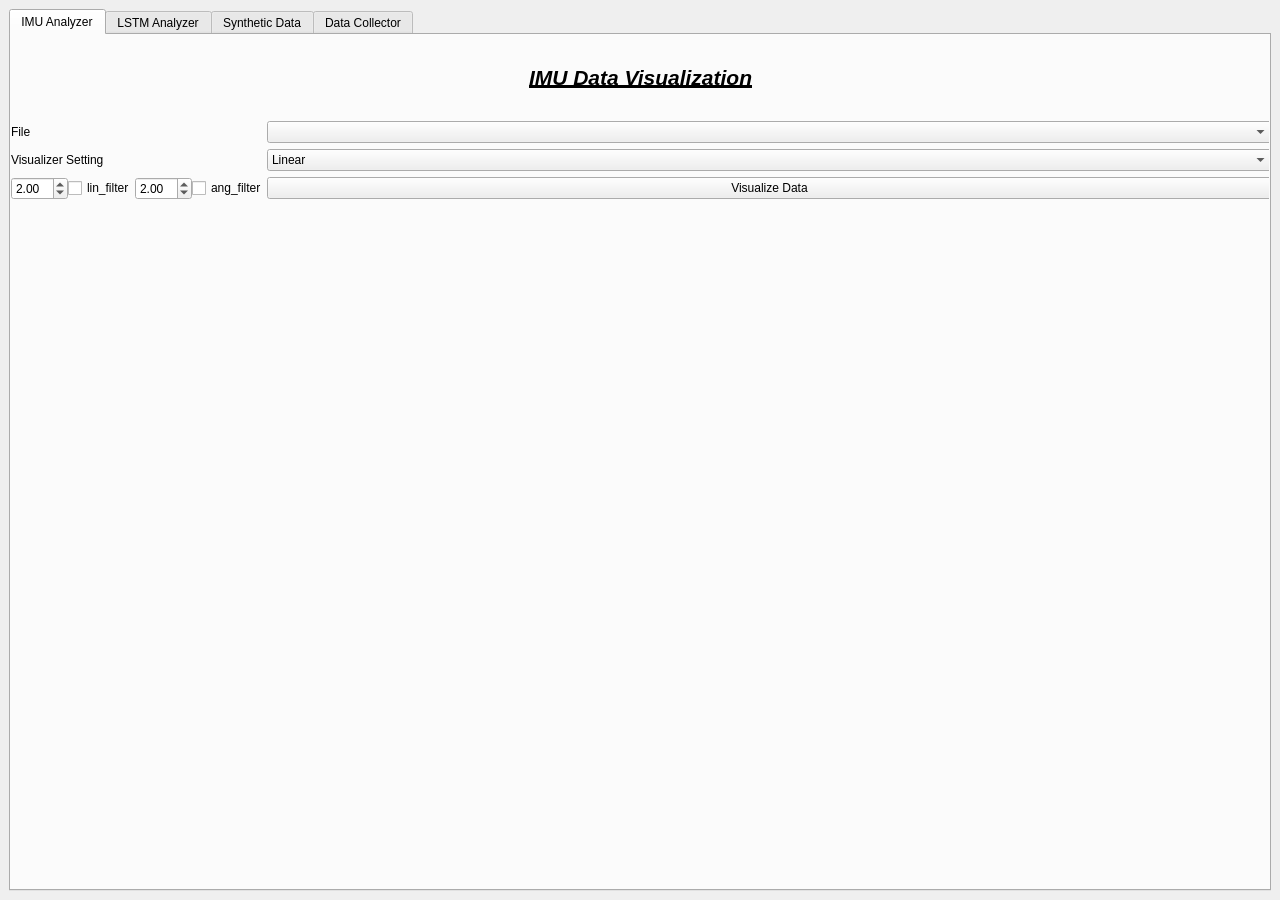
<?xml version="1.0" encoding="UTF-8"?>
<ui version="4.0">
 <class>MainWindow</class>
 <widget class="QMainWindow" name="MainWindow">
  <property name="geometry">
   <rect>
    <x>0</x>
    <y>0</y>
    <width>1280</width>
    <height>900</height>
   </rect>
  </property>
  <property name="windowTitle">
   <string>IMU Analyzer</string>
  </property>
  <widget class="QWidget" name="centralwidget">
   <layout class="QVBoxLayout" name="verticalLayout">
    <item>
     <widget class="QTabWidget" name="tabs">
      <property name="currentIndex">
       <number>0</number>
      </property>
      <widget class="QWidget" name="tab">
       <attribute name="title">
        <string>IMU Analyzer</string>
       </attribute>
       <widget class="QWidget" name="verticalLayoutWidget">
        <property name="geometry">
         <rect>
          <x>0</x>
          <y>0</y>
          <width>1261</width>
          <height>171</height>
         </rect>
        </property>
        <layout class="QVBoxLayout" name="verticalLayout_2">
         <property name="spacing">
          <number>0</number>
         </property>
         <item alignment="Qt::AlignHCenter">
          <widget class="QLabel" name="label_4">
           <property name="font">
            <font>
             <pointsize>20</pointsize>
             <weight>75</weight>
             <italic>true</italic>
             <bold>true</bold>
             <underline>true</underline>
            </font>
           </property>
           <property name="text">
            <string>&lt;html&gt;&lt;head/&gt;&lt;body&gt;&lt;p&gt;&lt;span style=&quot; font-size:16pt;&quot;&gt;IMU Data Visualization&lt;/span&gt;&lt;/p&gt;&lt;/body&gt;&lt;/html&gt;</string>
           </property>
          </widget>
         </item>
         <item>
          <layout class="QFormLayout" name="formLayout">
           <property name="fieldGrowthPolicy">
            <enum>QFormLayout::AllNonFixedFieldsGrow</enum>
           </property>
           <property name="verticalSpacing">
            <number>6</number>
           </property>
           <item row="0" column="0">
            <widget class="QLabel" name="label">
             <property name="text">
              <string>File</string>
             </property>
            </widget>
           </item>
           <item row="0" column="1">
            <widget class="QComboBox" name="fileBox"/>
           </item>
           <item row="1" column="0">
            <widget class="QLabel" name="label_5">
             <property name="text">
              <string>Visualizer Setting</string>
             </property>
            </widget>
           </item>
           <item row="1" column="1">
            <widget class="QComboBox" name="vizSet_box">
             <item>
              <property name="text">
               <string>Linear</string>
              </property>
             </item>
             <item>
              <property name="text">
               <string>Angular</string>
              </property>
             </item>
             <item>
              <property name="text">
               <string>Time</string>
              </property>
             </item>
             <item>
              <property name="text">
               <string>All</string>
              </property>
             </item>
             <item>
              <property name="text">
               <string>FFT</string>
              </property>
             </item>
            </widget>
           </item>
           <item row="2" column="0">
            <layout class="QHBoxLayout" name="horizontalLayout_3">
             <item>
              <widget class="QDoubleSpinBox" name="cutoff_box">
               <property name="minimum">
                <double>0.010000000000000</double>
               </property>
               <property name="maximum">
                <double>24.989999999999998</double>
               </property>
               <property name="singleStep">
                <double>0.010000000000000</double>
               </property>
               <property name="value">
                <double>2.000000000000000</double>
               </property>
              </widget>
             </item>
             <item>
              <widget class="QCheckBox" name="linfilBox">
               <property name="text">
                <string>lin_filter</string>
               </property>
              </widget>
             </item>
             <item>
              <widget class="QDoubleSpinBox" name="cutoff_angBox">
               <property name="minimum">
                <double>0.010000000000000</double>
               </property>
               <property name="maximum">
                <double>24.989999999999998</double>
               </property>
               <property name="singleStep">
                <double>0.010000000000000</double>
               </property>
               <property name="value">
                <double>2.000000000000000</double>
               </property>
              </widget>
             </item>
             <item>
              <widget class="QCheckBox" name="angfilBox">
               <property name="text">
                <string>ang_filter</string>
               </property>
              </widget>
             </item>
            </layout>
           </item>
           <item row="2" column="1">
            <widget class="QPushButton" name="btn_viz">
             <property name="enabled">
              <bool>true</bool>
             </property>
             <property name="text">
              <string>Visualize Data</string>
             </property>
            </widget>
           </item>
          </layout>
         </item>
        </layout>
       </widget>
       <widget class="QWidget" name="mplwindow" native="true">
        <property name="geometry">
         <rect>
          <x>0</x>
          <y>170</y>
          <width>1261</width>
          <height>671</height>
         </rect>
        </property>
        <property name="sizePolicy">
         <sizepolicy hsizetype="Preferred" vsizetype="Preferred">
          <horstretch>0</horstretch>
          <verstretch>0</verstretch>
         </sizepolicy>
        </property>
        <layout class="QVBoxLayout" name="mplvl"/>
       </widget>
      </widget>
      <widget class="QWidget" name="tab_2">
       <attribute name="title">
        <string>LSTM Analyzer</string>
       </attribute>
       <widget class="QWidget" name="widget" native="true">
        <property name="geometry">
         <rect>
          <x>10</x>
          <y>0</y>
          <width>1241</width>
          <height>841</height>
         </rect>
        </property>
        <layout class="QVBoxLayout" name="verticalLayout_4">
         <item>
          <layout class="QVBoxLayout" name="verticalLayout_3">
           <item alignment="Qt::AlignHCenter">
            <widget class="QLabel" name="label_8">
             <property name="font">
              <font>
               <pointsize>20</pointsize>
               <weight>75</weight>
               <italic>true</italic>
               <bold>true</bold>
              </font>
             </property>
             <property name="text">
              <string>&lt;html&gt;&lt;head/&gt;&lt;body&gt;&lt;p&gt;&lt;span style=&quot; text-decoration: underline;&quot;&gt;LSTM Training and Visualization&lt;/span&gt;&lt;/p&gt;&lt;/body&gt;&lt;/html&gt;</string>
             </property>
            </widget>
           </item>
           <item>
            <widget class="QListWidget" name="terminal"/>
           </item>
           <item>
            <widget class="QProgressBar" name="epoch_progress">
             <property name="styleSheet">
              <string notr="true">QProgressBar {
border: 2px solid grey;
border-radius: 5px;
background-color: #FFFFFF;
}

QProgressBar::chunk {
background-color: #575757;
}</string>
             </property>
             <property name="minimum">
              <number>0</number>
             </property>
             <property name="value">
              <number>0</number>
             </property>
            </widget>
           </item>
           <item>
            <layout class="QFormLayout" name="formLayout_3">
             <item row="0" column="0">
              <widget class="QLabel" name="label_2">
               <property name="text">
                <string>Datafile</string>
               </property>
              </widget>
             </item>
             <item row="0" column="1">
              <widget class="QComboBox" name="train_box"/>
             </item>
             <item row="1" column="0">
              <widget class="QLabel" name="label_11">
               <property name="text">
                <string>Modelfile</string>
               </property>
              </widget>
             </item>
             <item row="1" column="1">
              <widget class="QComboBox" name="modelBox"/>
             </item>
            </layout>
           </item>
           <item>
            <layout class="QHBoxLayout" name="horizontalLayout_4">
             <property name="topMargin">
              <number>0</number>
             </property>
             <property name="bottomMargin">
              <number>0</number>
             </property>
             <item>
              <widget class="QLabel" name="label_15">
               <property name="text">
                <string>Epochs</string>
               </property>
              </widget>
             </item>
             <item>
              <widget class="QSpinBox" name="epoch_box">
               <property name="maximum">
                <number>999</number>
               </property>
               <property name="value">
                <number>2</number>
               </property>
              </widget>
             </item>
             <item>
              <widget class="QLabel" name="label_16">
               <property name="text">
                <string>Batch Size</string>
               </property>
              </widget>
             </item>
             <item>
              <widget class="QSpinBox" name="batch_box">
               <property name="maximum">
                <number>9999</number>
               </property>
               <property name="value">
                <number>64</number>
               </property>
              </widget>
             </item>
            </layout>
           </item>
           <item>
            <layout class="QHBoxLayout" name="horizontalLayout">
             <item>
              <widget class="QPushButton" name="btn_train">
               <property name="text">
                <string>Training</string>
               </property>
              </widget>
             </item>
             <item>
              <widget class="QPushButton" name="btn_model">
               <property name="text">
                <string>Load Model</string>
               </property>
              </widget>
             </item>
            </layout>
           </item>
          </layout>
         </item>
        </layout>
       </widget>
      </widget>
      <widget class="QWidget" name="tab_4">
       <attribute name="title">
        <string>Synthetic Data</string>
       </attribute>
       <widget class="QWidget" name="verticalLayoutWidget_2">
        <property name="geometry">
         <rect>
          <x>0</x>
          <y>0</y>
          <width>1261</width>
          <height>171</height>
         </rect>
        </property>
        <layout class="QVBoxLayout" name="verticalLayout_6">
         <property name="spacing">
          <number>0</number>
         </property>
         <item alignment="Qt::AlignHCenter|Qt::AlignTop">
          <widget class="QLabel" name="label_3">
           <property name="text">
            <string>&lt;html&gt;&lt;head/&gt;&lt;body&gt;&lt;p&gt;&lt;span style=&quot; font-size:16pt; font-weight:600; font-style:italic; text-decoration: underline;&quot;&gt;Data Synthesis&lt;/span&gt;&lt;/p&gt;&lt;/body&gt;&lt;/html&gt;</string>
           </property>
          </widget>
         </item>
         <item>
          <layout class="QFormLayout" name="formLayout_4">
           <item row="0" column="0">
            <widget class="QLabel" name="label_6">
             <property name="text">
              <string>Filename</string>
             </property>
            </widget>
           </item>
           <item row="0" column="1">
            <widget class="QLineEdit" name="synthFile_line"/>
           </item>
           <item row="1" column="0">
            <widget class="QLabel" name="label_7">
             <property name="text">
              <string>Synthtime [s]</string>
             </property>
            </widget>
           </item>
           <item row="1" column="1">
            <widget class="QComboBox" name="synthOption_box">
             <item>
              <property name="text">
               <string>7200</string>
              </property>
             </item>
             <item>
              <property name="text">
               <string>6400</string>
              </property>
             </item>
             <item>
              <property name="text">
               <string>4000</string>
              </property>
             </item>
             <item>
              <property name="text">
               <string>9600</string>
              </property>
             </item>
             <item>
              <property name="text">
               <string>16000</string>
              </property>
             </item>
             <item>
              <property name="text">
               <string>300</string>
              </property>
             </item>
            </widget>
           </item>
           <item row="2" column="1">
            <widget class="QPushButton" name="btn_gen">
             <property name="text">
              <string>Generate and Plot</string>
             </property>
            </widget>
           </item>
          </layout>
         </item>
        </layout>
       </widget>
       <widget class="QProgressBar" name="synth_progress">
        <property name="geometry">
         <rect>
          <x>20</x>
          <y>180</y>
          <width>1221</width>
          <height>51</height>
         </rect>
        </property>
        <property name="styleSheet">
         <string notr="true">QProgressBar {
border: 2px solid grey;
border-radius: 5px;
background-color: #FFFFFF;
}

QProgressBar::chunk {
background-color: #575757;
}</string>
        </property>
        <property name="value">
         <number>0</number>
        </property>
        <property name="orientation">
         <enum>Qt::Horizontal</enum>
        </property>
       </widget>
       <widget class="QListWidget" name="synth_terminal">
        <property name="geometry">
         <rect>
          <x>20</x>
          <y>270</y>
          <width>1221</width>
          <height>331</height>
         </rect>
        </property>
       </widget>
      </widget>
      <widget class="QWidget" name="tab_3">
       <attribute name="title">
        <string>Data Collector</string>
       </attribute>
       <layout class="QHBoxLayout" name="horizontalLayout_2">
        <item>
         <layout class="QVBoxLayout" name="verticalLayout_5">
          <item alignment="Qt::AlignHCenter">
           <widget class="QLabel" name="label_10">
            <property name="text">
             <string>&lt;html&gt;&lt;head/&gt;&lt;body&gt;&lt;p&gt;&lt;span style=&quot; font-size:22pt; font-weight:600; font-style:italic; text-decoration: underline;&quot;&gt;Data Collection&lt;/span&gt;&lt;/p&gt;&lt;/body&gt;&lt;/html&gt;</string>
            </property>
           </widget>
          </item>
          <item>
           <widget class="QProgressBar" name="progressBar">
            <property name="styleSheet">
             <string notr="true">QProgressBar {
border: 2px solid grey;
border-radius: 5px;
background-color: #FFFFFF;
}

QProgressBar::chunk {
background-color: #575757;
}</string>
            </property>
            <property name="value">
             <number>0</number>
            </property>
           </widget>
          </item>
          <item>
           <layout class="QFormLayout" name="formLayout_2">
            <item row="0" column="0">
             <widget class="QLabel" name="label_9">
              <property name="text">
               <string>Filename</string>
              </property>
             </widget>
            </item>
            <item row="0" column="1">
             <widget class="QLineEdit" name="line_fname">
              <property name="text">
               <string>lab001</string>
              </property>
             </widget>
            </item>
            <item row="1" column="0">
             <widget class="QLabel" name="label_12">
              <property name="text">
               <string>IMU Topic</string>
              </property>
             </widget>
            </item>
            <item row="1" column="1">
             <widget class="QLineEdit" name="line_imutopic">
              <property name="text">
               <string>/imu</string>
              </property>
             </widget>
            </item>
            <item row="2" column="0">
             <widget class="QLabel" name="label_13">
              <property name="text">
               <string>CMD Topic</string>
              </property>
             </widget>
            </item>
            <item row="2" column="1">
             <widget class="QLineEdit" name="line_cmdtopic">
              <property name="text">
               <string>/mobile_base/commands/velocity</string>
              </property>
             </widget>
            </item>
            <item row="3" column="0">
             <widget class="QLabel" name="label_14">
              <property name="text">
               <string>Run-Time [s]</string>
              </property>
             </widget>
            </item>
            <item row="3" column="1">
             <widget class="QSpinBox" name="runtime_box">
              <property name="maximum">
               <number>1200</number>
              </property>
              <property name="singleStep">
               <number>10</number>
              </property>
              <property name="value">
               <number>30</number>
              </property>
             </widget>
            </item>
            <item row="4" column="1">
             <widget class="QPushButton" name="btn_start">
              <property name="text">
               <string>Start Stream</string>
              </property>
             </widget>
            </item>
           </layout>
          </item>
         </layout>
        </item>
       </layout>
      </widget>
     </widget>
    </item>
   </layout>
  </widget>
 </widget>
 <resources/>
 <connections/>
</ui>
